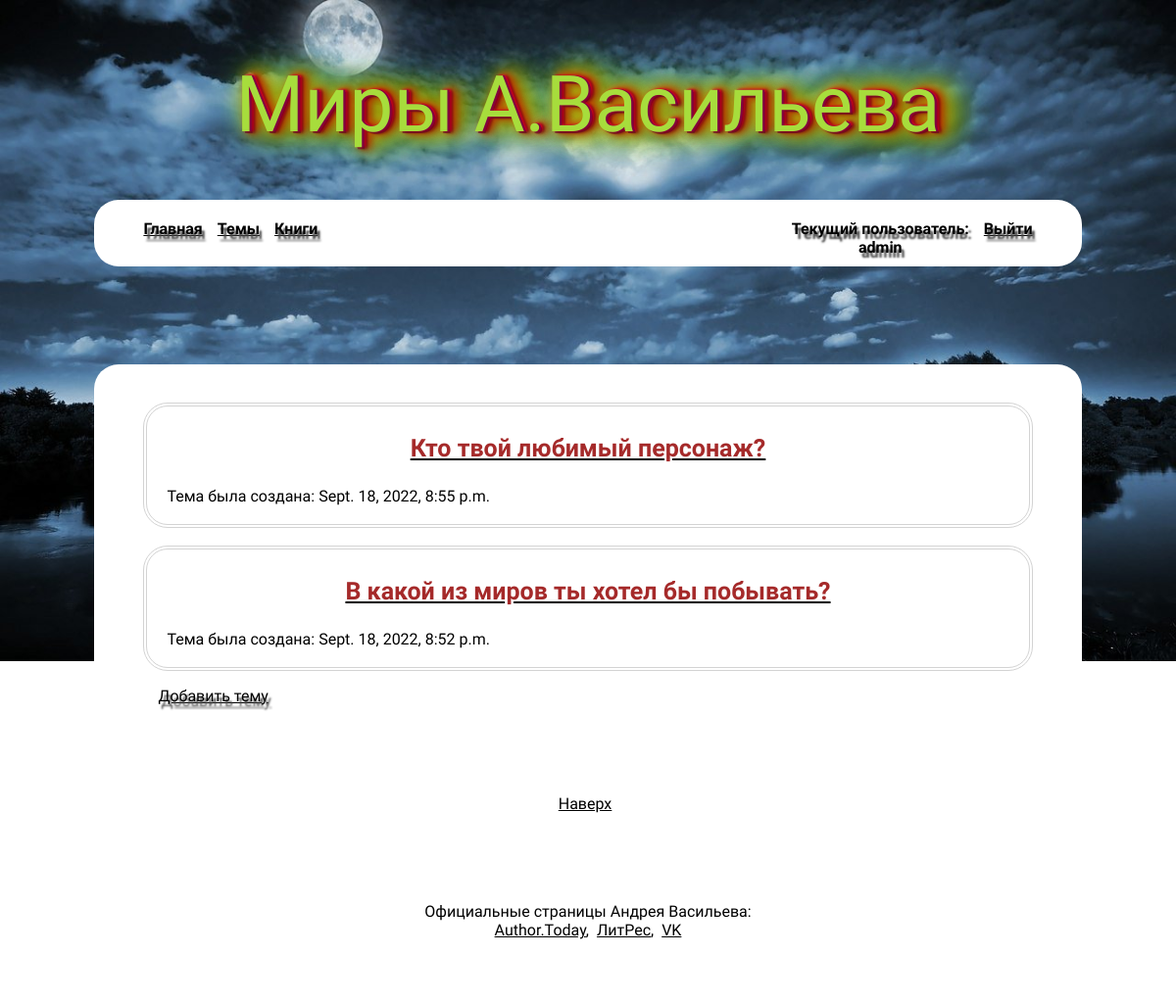
The page /themas (signed in) on the database its author committed.
### forum/models.py (models this page shows, shortened)
class Theme(models.Model):
    title = models.CharField(blank=False,max_length=200)
    create = models.DateTimeField(auto_now_add=True)
    change = models.DateTimeField(auto_now=True)

### forum/views.py (the view)
# urls.py: path('themas', forum_views.themas, name='themas'),
def themas(request):
    all_themas = Theme.objects.all().order_by('-create')
    return render(request, 'themas.html', {'themas':all_themas})

### forum/templates/themas.html (shortened to what this page needs)
{% extends 'base.html' %}
{% block content_block %}
<div class="theme">
    {% for theme in themas %}
        <div class="massage">
            <a href="{% url 'inform' theme.title %}">
                <p class="upper">{{ theme.title }}</p>
            </a>
            <p>Тема была создана: {{ theme.create }}</p>
        </div>
    {% endfor %}
    {% if perms.forum.add_theme %}
        <a href="{% url 'add_theme' %}" class="blocL " style="float: none;"><p>Добавить тему</p></a>
    {% endif %}
</div>
{% endblock content_block %}

### forum/templates/base.html (shortened to what this page needs)
{% load static %}
<!DOCTYPE html>
<html lang="en">
<head>
    <link rel="stylesheet" href="{% static 'forum/css/styles.css' %}">
</head>
<body class="format night">
<p class="title">Миры А.Васильева</p>
    <header class="header" style="display: block;">
            <div class="blocL" style="margin-left: 0; font-weight: bold;"><a href="../">  Главная </a></div>
            <div class="blocL" style="font-weight: bold;"><a href="../themas">Темы </a></div>
            <div class="blocL" style="font-weight: bold;"><a href="../books"> Книги</a></div>
            <div class="blocR">
                {% if user.is_authenticated %}
                    <div  class="blocL" style="text-align: center; font-weight: bold;" > Текущий пользователь: <br> {{ user.get_username }} </div>
                    <div class="blocL" style="font-weight: bold;"><a href="{% url 'logout'%}?next={{request.path}}"> Выйти </a></div>
                {% else %}
                    <div class="blocL" style="font-weight: bold;"><a href="{% url 'login' %}?next={{request.path}}"> Войти </a></div>
                {% endif %}
    </header>
<div class="gap"></div>
    {% block content_block %}
    {% endblock content_block %}
<a href="#up" class="theme up">Наверх</a>
    <footer class="footer">
            <p>Официальные страницы Андрея Васильева:
            <br>
                <a href="https://author.today/u/reineke2013/works">Author.Today</a>,&nbsp;
                <a href="https://www.litres.ru/andrey-vasilev-4/ob-avtore/">ЛитРес</a>,&nbsp;
                <a href="https://vk.com/a.vasilyev1974">VK</a>
            </p>
    </footer>
    </body>
</html>

### forum/static/forum/css/styles.css (style rules this page uses)
.night { background-image: url(../img/night.jpg); }
.format { margin: 5% 8%; background-size: 100%; background-repeat: no-repeat; background-attachment: fixed; font-family: 'Underdog', cursive; }
a { color: black; }
.header { padding: 2% 5%; background-color: white; min-height: 28px; border-radius: 25px; }
.footer { text-align: center; padding: 2% 5%; background-color: white; border-radius: 25px; }
.blocL { display: block; float: left; margin-left: 15px; text-shadow: #474747 3px 5px 2px, 2px 2px 2px rgba(206,89,55,0); }
.blocR { display: block; float: right; }
.gap { min-height: 100px; background-color: none; }
.title { font-size: 80px; color: #A7DD3C; text-shadow: 2px 0 0px #800040, 3px 2px 0px rgba(77,0,38,0.5), 3px 0 3px #FF002B, 5px 0 3px #800015, 6px 2px 3px rgba(77,0,13,0.5), 6px 0 9px #FF5500, 8px 0 9px #802A00, 9px 2px 9px rgba(77,25,0,0.5), 9px 0 18px #FFD500, 11px 0 18px #806A00, 12px 2px 18px rgba(77,66,0,0.5), 12px 0 30px #D4FF00, 14px 0 30px #6A8000, 15px 2px 30px rgba(64,77,0,0.5), 15px 0 45px #80FF00, 17px 0 45px #408000, 17px 2px 45px rgba(38,77,0,0.5); margin: 50px auto; text-align: center; }
.theme { background-color: white; padding: 2% 5%; border-radius: 25px; margin-bottom: 5px; }
.massage { border: 4px double lightgray; border-radius: 25px; padding: 3px 20px; margin-top: 2%; }
.upper { font-size: 25px; font-weight: bold; text-align: center; color: brown; }
.up { display: block; margin: 35px 42%; }

### rows shown on the page
Theme: title "Кто твой любимый персонаж?", create "Sept. 18, 2022, 8:55 p.m."
Theme: title "В какой из миров ты хотел бы побывать?", create "Sept. 18, 2022, 8:52 p.m."

### other values the page prints
{{ user.get_username }} "admin"
